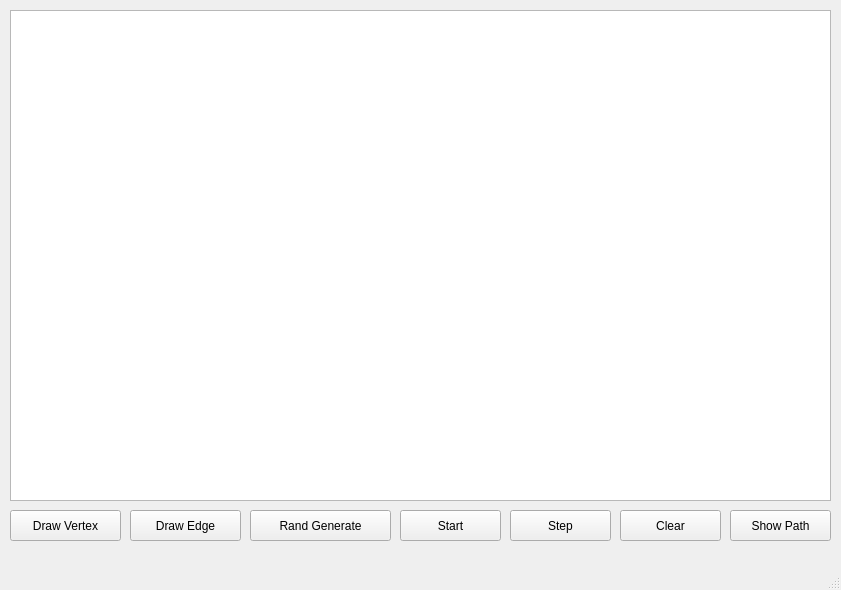
<?xml version="1.0" encoding="UTF-8"?>
<ui version="4.0">
 <class>MainWindow</class>
 <widget class="QMainWindow" name="MainWindow">
  <property name="geometry">
   <rect>
    <x>0</x>
    <y>0</y>
    <width>841</width>
    <height>590</height>
   </rect>
  </property>
  <property name="windowTitle">
   <string>PA4</string>
  </property>
  <widget class="QWidget" name="centralwidget">
   <widget class="QGraphicsView" name="graphicsView">
    <property name="geometry">
     <rect>
      <x>10</x>
      <y>10</y>
      <width>821</width>
      <height>491</height>
     </rect>
    </property>
    <property name="styleSheet">
     <string notr="true">background-color:transparent</string>
    </property>
   </widget>
   <widget class="QPushButton" name="vertexButton">
    <property name="geometry">
     <rect>
      <x>10</x>
      <y>510</y>
      <width>111</width>
      <height>31</height>
     </rect>
    </property>
    <property name="styleSheet">
     <string notr="true">VertexButton:checked{
	background-color:blue;
}</string>
    </property>
    <property name="text">
     <string>Draw Vertex</string>
    </property>
    <property name="checkable">
     <bool>true</bool>
    </property>
   </widget>
   <widget class="QPushButton" name="edgeButton">
    <property name="geometry">
     <rect>
      <x>130</x>
      <y>510</y>
      <width>111</width>
      <height>31</height>
     </rect>
    </property>
    <property name="text">
     <string>Draw Edge</string>
    </property>
    <property name="checkable">
     <bool>true</bool>
    </property>
   </widget>
   <widget class="QGraphicsView" name="background">
    <property name="geometry">
     <rect>
      <x>10</x>
      <y>10</y>
      <width>821</width>
      <height>491</height>
     </rect>
    </property>
    <property name="styleSheet">
     <string notr="true"/>
    </property>
   </widget>
   <widget class="QPushButton" name="startButton">
    <property name="geometry">
     <rect>
      <x>400</x>
      <y>510</y>
      <width>101</width>
      <height>31</height>
     </rect>
    </property>
    <property name="text">
     <string>Start</string>
    </property>
    <property name="checkable">
     <bool>true</bool>
    </property>
   </widget>
   <widget class="QPushButton" name="clearButton">
    <property name="geometry">
     <rect>
      <x>620</x>
      <y>510</y>
      <width>101</width>
      <height>31</height>
     </rect>
    </property>
    <property name="text">
     <string>Clear</string>
    </property>
    <property name="checkable">
     <bool>false</bool>
    </property>
   </widget>
   <widget class="QPushButton" name="pathButton">
    <property name="geometry">
     <rect>
      <x>730</x>
      <y>510</y>
      <width>101</width>
      <height>31</height>
     </rect>
    </property>
    <property name="text">
     <string>Show Path</string>
    </property>
    <property name="checkable">
     <bool>true</bool>
    </property>
   </widget>
   <widget class="QPushButton" name="generateButton">
    <property name="geometry">
     <rect>
      <x>250</x>
      <y>510</y>
      <width>141</width>
      <height>31</height>
     </rect>
    </property>
    <property name="text">
     <string>Rand Generate</string>
    </property>
    <property name="checkable">
     <bool>false</bool>
    </property>
   </widget>
   <widget class="QPushButton" name="stepButton">
    <property name="geometry">
     <rect>
      <x>510</x>
      <y>510</y>
      <width>101</width>
      <height>31</height>
     </rect>
    </property>
    <property name="text">
     <string>Step</string>
    </property>
    <property name="checkable">
     <bool>false</bool>
    </property>
   </widget>
   <zorder>background</zorder>
   <zorder>graphicsView</zorder>
   <zorder>vertexButton</zorder>
   <zorder>edgeButton</zorder>
   <zorder>startButton</zorder>
   <zorder>clearButton</zorder>
   <zorder>pathButton</zorder>
   <zorder>generateButton</zorder>
   <zorder>stepButton</zorder>
  </widget>
  <widget class="QMenuBar" name="menubar">
   <property name="geometry">
    <rect>
     <x>0</x>
     <y>0</y>
     <width>841</width>
     <height>17</height>
    </rect>
   </property>
  </widget>
  <widget class="QStatusBar" name="statusbar"/>
 </widget>
 <resources/>
 <connections/>
</ui>
